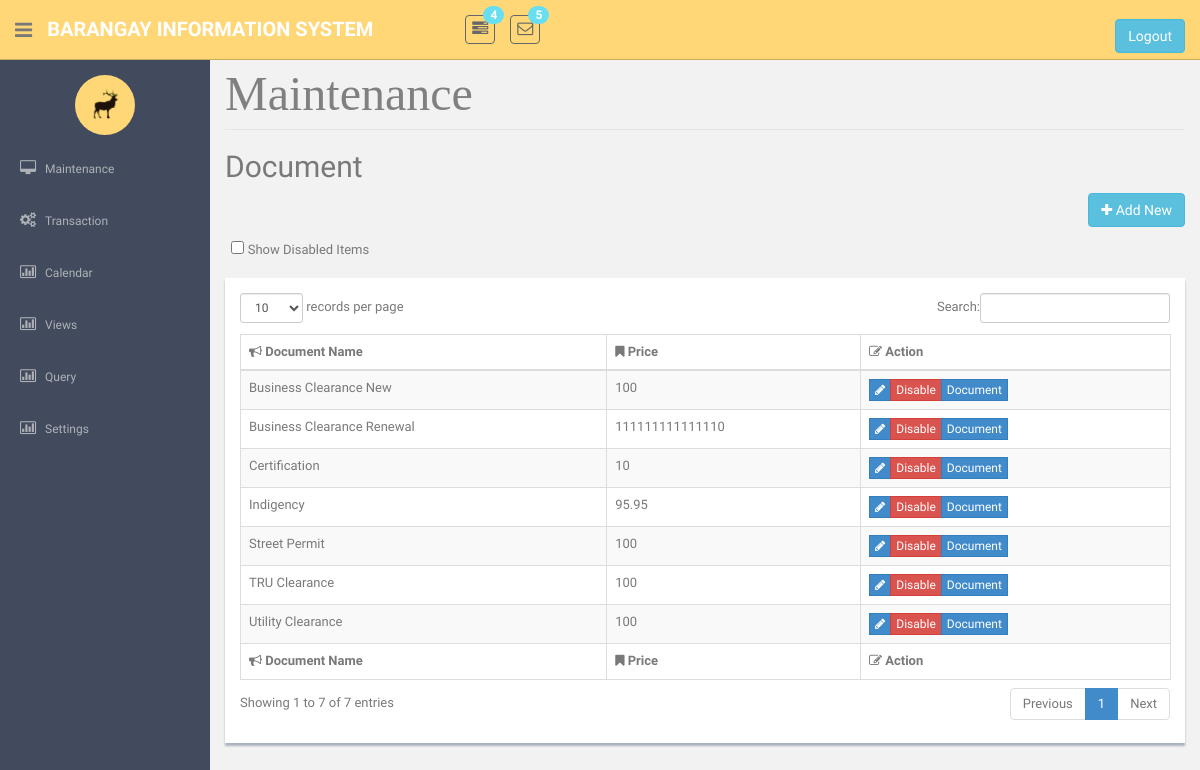
Page /DocumentMaintenance.php on the committed database.
### tables this page shows
CREATE TABLE `tbldocument` (
  `intDocCode` int(11) NOT NULL,
  `strDocName` varchar(45) NOT NULL,
  `dblDocFee` double NOT NULL,
  `strStatus` varchar(45) NOT NULL,
  `strDocTemplate` varchar(250) NOT NULL,
  `strDocuBody` mediumtext NOT NULL
);

### DocumentMaintenance.php (the view, shortened to what this page needs)
<!DOCTYPE html>
    <?php require('header.php');?>
    <?php require('sidebar.php');?>
<link href="dataTables/dataTables.bootstrap.css" rel="stylesheet" />
      <section id="main-content">
          <section class="wrapper site-min-height">
<legend ><font face = "cambria" size = 8 color = "grey"> Maintenance </font></legend>
		<h2>Document</h2>
						<p align="right">
						<button  class="btn btn-info" onclick="window.location.href='DocumentAdd.php'"><i class="fa fa-plus"></i> Add New</button>
						</p>
	&nbsp;&nbsp;<input type= checkbox id = "showdisabled" onclick ="showdis()"> Show Disabled Items<br>
								<form method = POST><br>
								<div class= 'showback' id = 'tblview'>
								<table   class="table table-striped table-bordered table-hover"   border = '2'  id="dataTable">
								<thead>
								<tr>
									<th><i class="fa fa-bullhorn"></i> Document Name</th>
									<th><i class="fa fa-bookmark"></i> Price</th>
									<th><i class="fa fa-edit"></i> Action</th>
								</tr>
								</thead>
								<tfoot>
								<tr>
									<th><i class="fa fa-bullhorn"></i> Document Name</th>
									<th><i class="fa fa-bookmark"></i> Price</th>
									<th><i class="fa fa-edit"></i> Action</th>
								</tr>
								</tfoot>
							<tbody>
							<?php
								require('connection.php');
								$sql = "select * from tbldocument where strStatus = 'Enabled'";
								$query = mysqli_query($con, $sql);
								if(mysqli_num_rows($query) > 0){
								while($row = mysqli_fetch_object($query)){
									?>
								<tr>
									<td><?php echo $row->strDocName?></td>
									<td><?php echo $row->dblDocFee?></td>
									<td>
									<div class="btn-group " role="group" aria-label="..." >
										<div class="btn-group " role="group">
											<button  class="btn btn-primary btn-xs" type = submit name = "btnEdit" value = <?php echo $row->intDocCode; ?> ><i class="fa fa-pencil"></i></button>
											<button  class="btn btn-danger btn-xs" type = submit name = "btnDelete" onclick = "return confirm('Do you really want to continue?');" value = <?php echo $row->intDocCode; ?> >Disable</button>
											<button  class="btn btn-primary btn-xs" type = submit name = "Proceed" value = <?php echo $row->intDocCode; ?> >Document</button>
										</div>
									</div>
									</td>
								</tr>
								<?php  }}
							?>
							</tbody>
								</table>
                       </form>
		</section><! --/wrapper -->
      </section>
  </section>
  </body>
</html>

### assets/css/style.css (style rules this page uses)
body { color: #797979; background: #f2f2f2; font-family: 'Ruda', sans-serif; padding: 0px !important; margin: 0px !important; font-size:13px; }
#main-content { margin-left: 210px; }
.wrapper { display: inline-block; margin-top: 60px; padding-left: 15px; padding-right: 15px; padding-bottom: 15px; padding-top: 0px; width: 100%; }
.showback { background: #ffffff; padding: 15px; margin-bottom: 15px; box-shadow: 0px 3px 2px #aab2bd; }
.site-min-height { min-height: 900px; }

### rows in the picture
tbldocument: strDocName "Certification", dblDocFee "10", $row->intDocCode 2 (drawn)
tbldocument: strDocName "Business Clearance New", dblDocFee "100", $row->intDocCode 3 (drawn)
tbldocument: strDocName "Indigency", dblDocFee "95.95", $row->intDocCode 4 (drawn)
tbldocument: strDocName "Street Permit", dblDocFee "100", $row->intDocCode 6 (drawn)
tbldocument: strDocName "Business Clearance Renewal", dblDocFee "111111111111110", $row->intDocCode 7 (drawn)
tbldocument: strDocName "TRU Clearance", dblDocFee "100", $row->intDocCode 8 (drawn)
tbldocument: strDocName "Utility Clearance", dblDocFee "100", $row->intDocCode 9 (drawn)
